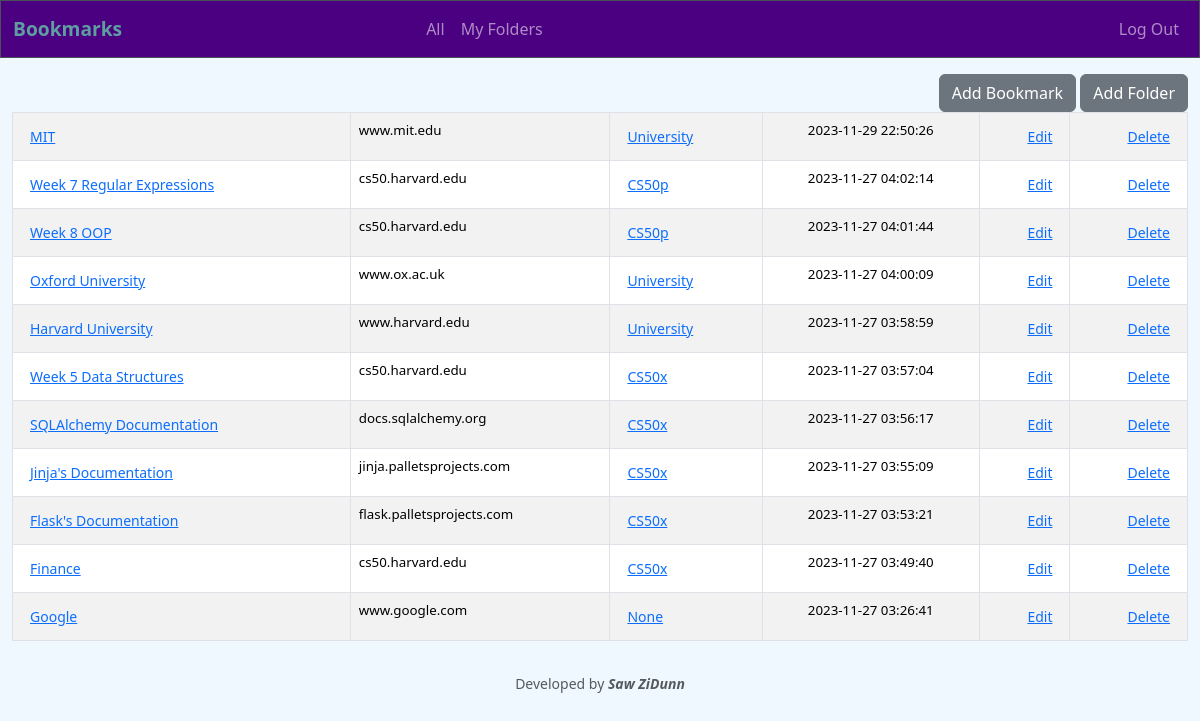
Before: / (signed in) with the older database file.
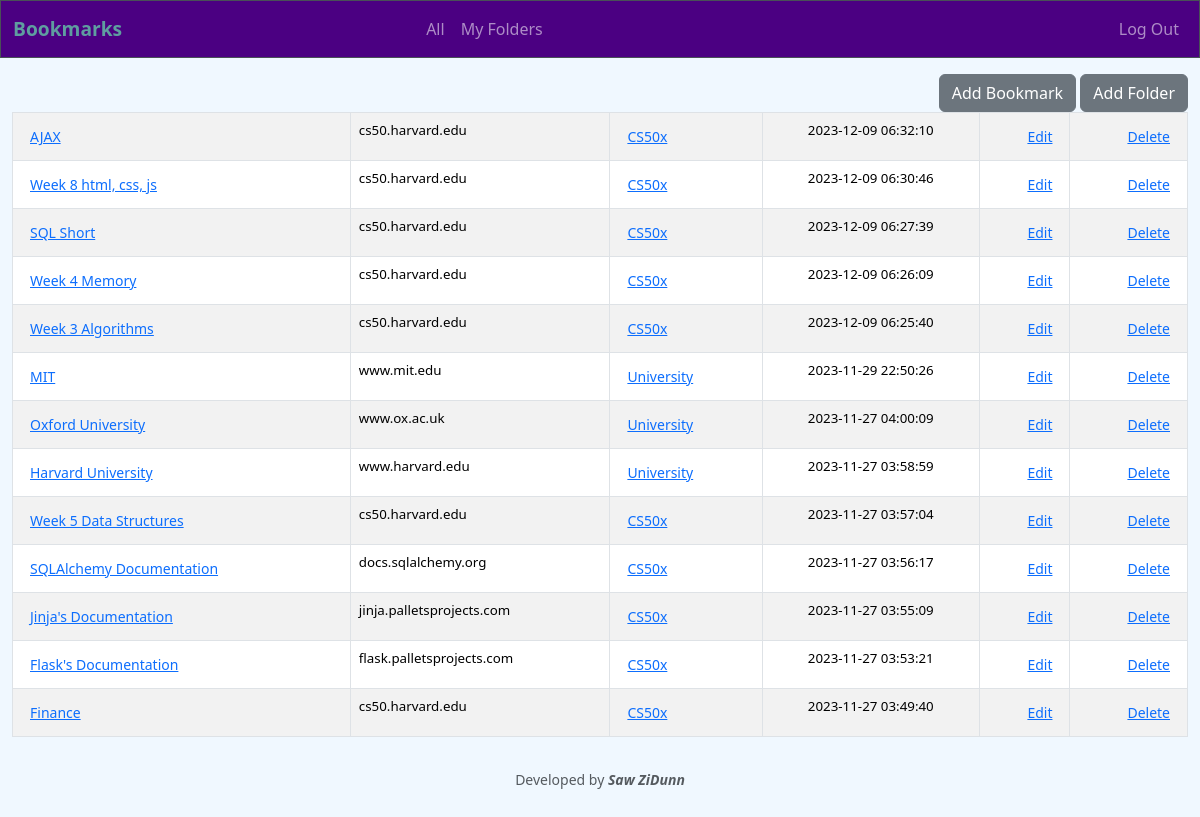
After: the same page with the newer database file.
### tables this page shows
CREATE TABLE bookmarks (
    id INTEGER PRIMARY KEY AUTOINCREMENT NOT NULL,
    name TEXT NOT NULL,
    url TEXT NOT NULL,
    folder_id INTEGER DEFAULT NULL,
    user_id INTEGER NOT NULL,
    time DATETIME NOT NULL,
    FOREIGN KEY (folder_id) REFERENCES folders(id),
    FOREIGN KEY (user_id) REFERENCES users(id)
);

CREATE TABLE folders ( id INTEGER PRIMARY KEY AUTOINCREMENT,
    user_id INTEGER NOT NULL,
    name TEXT NOT NULL,
    time DATETIME NOT NULL,
    FOREIGN KEY (user_id) REFERENCES users(id)
);

### app.py (the view)
@app.route("/", methods=["GET", "POST"])
@login_required
def index():
    bookmarks: list = db.execute(
        "SELECT name, url, id, folder_id, time FROM bookmarks WHERE user_id=? ORDER BY time DESC",
        session["user_id"])
    for dic in bookmarks:
        dic["folder_name"] = db.execute("SELECT name FROM folders WHERE id=? and user_id=?", dic["folder_id"], session["user_id"])[0]["name"]
        del dic['folder_id']
    if request.form.get("specific"):
        bookmarks = [bookmark for bookmark in bookmarks if bookmark["folder_name"] == request.form.get("specific")]
    return render_template("index.html", bookmarks=bookmarks)

### app.py (called while the page is built)
@app.after_request
def after_request(response):
    response.headers["Cache-Control"] = "no-cache, no-store, must-revalidate"
    response.headers["Expires"] = 0
    response.headers["Pragma"] = "no-cache"
    return response

### helpers.py (called while the page is built)
def login_required(f):
    @wraps(f)
    def decorated_function(*args, **kwargs):
        if session.get("user_id") is None:
            return redirect("/login")
        return f(*args, **kwargs)
    return decorated_function

def shorten_url(long_url):
    pattern = re.compile(r'(?:https?://)?([a-zA-Z0-9.-]+)')
    match = pattern.match(long_url)
    base_home_page = match.group(1) if match else None
    return base_home_page

### templates/index.html (shortened to what this page needs)
{% extends "layout.html" %}
{% block main %}
    <table class="table table-striped table-bordered" style="font-size: smaller">
        <tbody>
            {% for bookmark in bookmarks %}
                <tr>
                    <td class="text-start">
                        <button  class="btn btn-link btn-sm" onclick="goto('{{ bookmark.url }}')" >{{ bookmark.name }}</button>
                    </td>
                    <td class="text-start">{{ bookmark.url|shorten_url }}</td>
                    <td class="text-start">
                        <form action="/" method="post">
                            <button  class="btn btn-link btn-sm" type="submit">{{ bookmark.folder_name }}</button>
                        </form>
                    </td>
                    <td>{{ bookmark.time }}</td>
                    <td class="text-end">
                        <button type="button" data-bs-toggle="modal"
                        data-bs-target="#edit_bookmark_{{ loop.index }}" class="btn btn-link btn-sm">Edit</button>
                    </td>
                    <td class="text-end">
                        <button type="button" data-bs-toggle="modal"
                        data-bs-target="#delete_bookmark_{{ loop.index }}" class="btn btn-link btn-sm">Delete</button>
                    </td>
                </tr>
            {% endfor %}
        </tbody>
    </table>
{% endblock %}

### templates/layout.html (shortened to what this page needs)
<!DOCTYPE html>
<html lang="en">
    <head>
        <link href="https://cdn.jsdelivr.net/npm/bootstrap@5.3.2/dist/css/bootstrap.min.css" rel="stylesheet">
        <link href="/static/style.css" rel="stylesheet">
    </head>
    <body>
        <nav class="border navbar navbar-expand-md navbar-light" style="background-color: indigo;" data-bs-theme="dark">
            <div class="container-fluid">
                <a class="navbar-brand" href="/"><b class="blue">Bookmarks</b></a>
                <div class="collapse navbar-collapse" id="navbar">
                    {% if session["user_id"] %}
                        <ul class="navbar-nav mx-auto">
                            <li class="nav-item"><a class="nav-link" href="/">All</a></li>
                            <li class="nav-item"><a class="nav-link" href="/folders">My Folders</a></li>
                        </ul>
                        <ul class="navbar-nav ms-auto">
                            <li class="nav-item"><a class="nav-link" href="/logout">Log Out</a></li>
                        </ul>
                    {% else %}
                        <ul class="navbar-nav ms-auto">
                            <li class="nav-item"><a class="nav-link" href="/login">Log In</a></li>
                        </ul>
                    {% endif %}
                </div>
            </div>
        </nav>
        <main class="container-fluid py-3 text-center">
            <div class="text-end">
                <a href="/add_bookmark"><button type="button" class="btn btn-secondary">Add Bookmark</button></a>
                <button type="button" class="btn btn-secondary" data-bs-toggle="modal"
                    data-bs-target="#add_folder">Add Folder</button>
            </div>
            {% block main %}{% endblock %}
        </main>
        <footer class="mb-5 small text-center text-muted">
            Developed by <b><i>Saw ZiDunn</i></b>
        </footer>
    </body>
</html>

### static/style.css (style rules this page uses)
body { background-color: aliceblue; }
nav .navbar-brand { font-size: larger; }
nav .navbar-brand .blue { color: cadetblue; }

Changed rows visible on the page:
removed bookmarks: name "Week 7 Regular Expressions", url|shorten_url "cs50.harvard.edu", folder_name "CS50p", time "2023-11-27 04:02:14"
removed bookmarks: name "Week 8 OOP", url|shorten_url "cs50.harvard.edu", folder_name "CS50p", time "2023-11-27 04:01:44"
removed bookmarks: name "Google", url|shorten_url "www.google.com", folder_name "None", time "2023-11-27 03:26:41"
added bookmarks: name "AJAX", url|shorten_url "cs50.harvard.edu", folder_name "CS50x", time "2023-12-09 06:32:10"
added bookmarks: name "Week 8 html, css, js", url|shorten_url "cs50.harvard.edu", folder_name "CS50x", time "2023-12-09 06:30:46"
added bookmarks: name "SQL Short", url|shorten_url "cs50.harvard.edu", folder_name "CS50x", time "2023-12-09 06:27:39"
added bookmarks: name "Week 4 Memory", url|shorten_url "cs50.harvard.edu", folder_name "CS50x", time "2023-12-09 06:26:09"
added bookmarks: name "Week 3 Algorithms", url|shorten_url "cs50.harvard.edu", folder_name "CS50x", time "2023-12-09 06:25:40"
